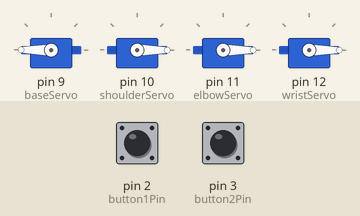
Bench run of a sketch on a simulated Arduino Uno, built with avr-gcc and run on an emulated ATmega328P. Shown: 4 × servo. Inputs (shaded band) come from the test bench; at power-on: pin 3 (button2Pin) HIGH, pin 2 (button1Pin) HIGH.

Above: at 1.2 s.
1.3 s: pin 3 (button2Pin) pulled LOW for 1 s
At 2.3 s:
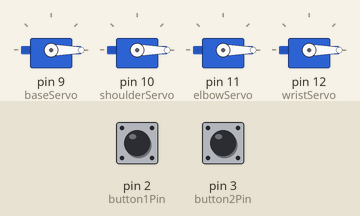
3.8 s: pin 2 (button1Pin) pulled LOW for 3.2 s
8.5 s: pin 2 (button1Pin) pulled LOW for 1 s
At 10.0 s:
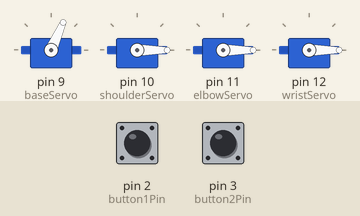
11.0 s: pin 2 (button1Pin) pulled LOW for 3.2 s
At 14.7 s:
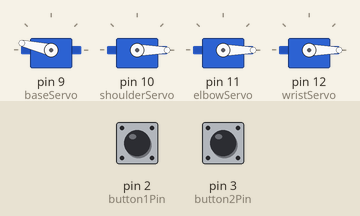
15.7 s: pin 3 (button2Pin) pulled LOW for 0.15 s
At 16.7 s:
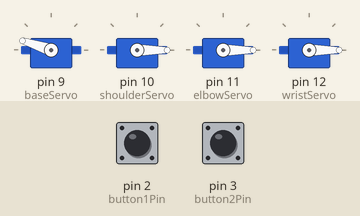
Timing chart, 0 to 18.3 s (numbered marks = the images above; inputs shaded):
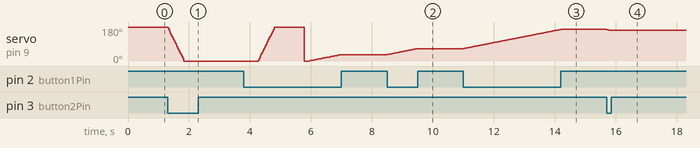

The sketch:

Robotic_Arm__Code.ino
```cpp
#include <Servo.h>

// Define servo objects for each motor
Servo baseServo;
Servo shoulderServo;
Servo elbowServo;
Servo wristServo;

// Set initial positions for servos (adjust as needed)
int basePos = 180, shoulderPos = 0, elbowPos = 0, wristPos = 0;

// Movement increments for smoother control
const int movementStep = 5;  // Adjust for desired speed

// Optional: Define control method (e.g., button pins, serial commands)
const int controlMethod = 0;  // 0: Manual buttons, 1: Serial commands (modify)

// Define button pins for manual control (if using, replace with actual pins)
const int button1Pin = 2;
const int button2Pin = 3;
const int button3Pin = 4;
const int button4Pin = 5;

void setup() {
  // Attach servos to their respective pins (replace pin numbers if needed)
  baseServo.attach(9);
  shoulderServo.attach(10);
  elbowServo.attach(11);
  wristServo.attach(12);

  // Optional: Set up buttons as inputs (if using manual control)
  if (controlMethod == 0) {
    pinMode(button1Pin, INPUT);
    pinMode(button2Pin, INPUT);
    pinMode(button3Pin, INPUT);
    pinMode(button4Pin, INPUT);
  }
}

void loop() {
  // Control logic based on chosen method (modify as needed)
  if (controlMethod == 0) {
    // Manual button control (remove if not used)
    manualButtonControl();
  } else if (controlMethod == 1) {
    // Implement serial communication for control (add code here)
    // You can receive commands from a computer to control movements
  }

  // Update servo positions
  baseServo.write(basePos);
  shoulderServo.write(shoulderPos);
  elbowServo.write(elbowPos);
  wristServo.write(wristPos);

  // Optional: Add delays between movements for smoother transitions
  delay(15);  // Adjust delay as needed
}

// Function for manual button control (optional)
void manualButtonControl() {
  if (digitalRead(button1Pin) == LOW) {
    basePos += movementStep;  // Move base servo in positive direction
  }
  if (digitalRead(button2Pin) == LOW) {
    basePos -= movementStep;  // Move base servo in negative direction
  }
  // Add similar button control logic for other servos (shoulder, elbow, wrist)
}
```

Measured:
- after the input at 1.3 s, servo on pin 9 (baseServo): moves from 180° to 0° over 0.54 s, starting at once
- after the input at 8.5 s, servo on pin 9 (baseServo): moves from 34° to 66° over 0.98 s, starting at once
- after the input at 11.0 s, servo on pin 9 (baseServo): moves from 66° to 167° over 3.2 s, starting at once
- after the input at 15.7 s, servo on pin 9 (baseServo): 167° → 162° at once
